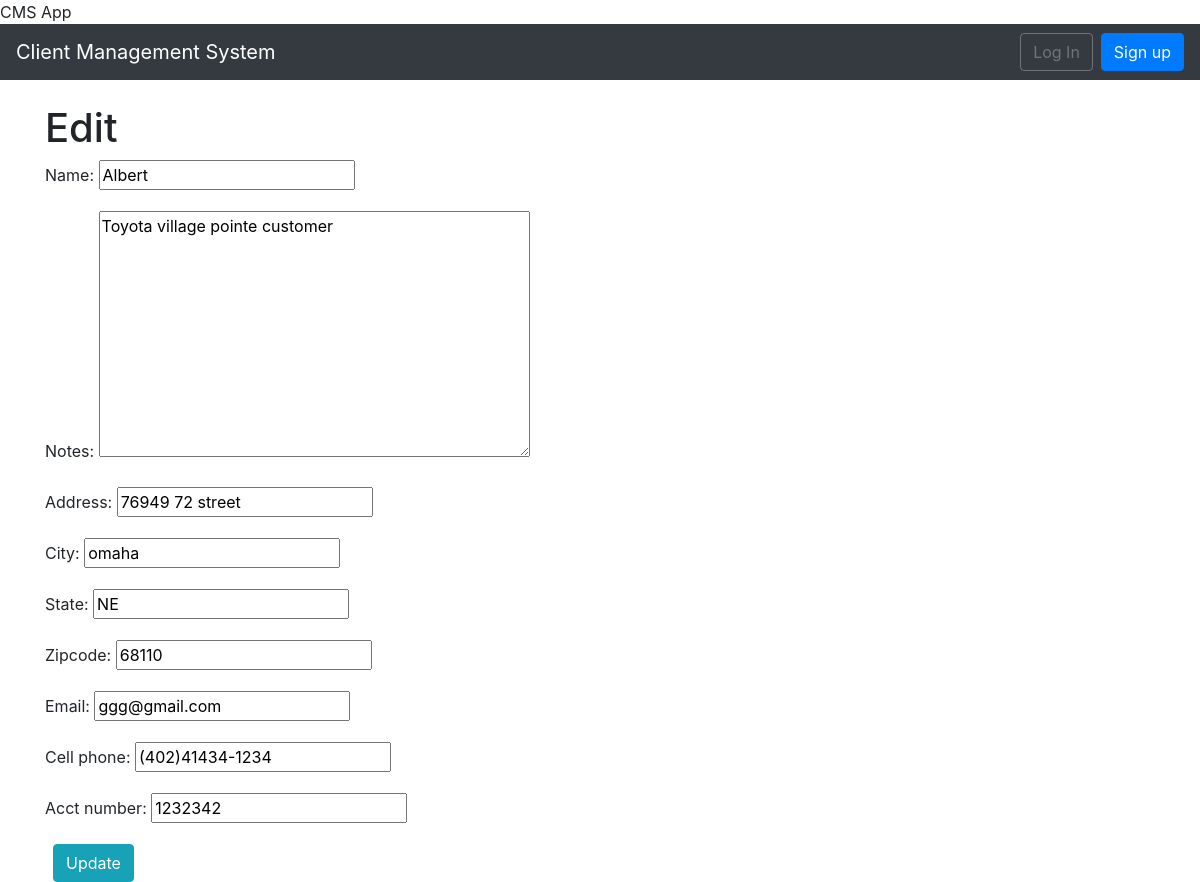
The page /clients/2/edit/ on the database its author committed.
### clients/models.py (models this page shows, shortened)
class Client(models.Model):
    name = models.CharField(max_length=50,blank=False, null=False, default=' ')
    address = models.CharField(max_length=50, blank=True, null=True,default=' ')
    city = models.CharField(max_length=50, default=' ')
    state = models.CharField(max_length=50, default='NE')
    zipcode = models.CharField(max_length=10, default='00000')
    email = models.EmailField(max_length=100, default=' ')
    cell_phone = models.CharField(max_length=50,default='(402)000-0000')
    acct_number = models.CharField(max_length=50,blank=True, null=True, default='00000')
    notes = models.TextField()
    date = models.DateTimeField(auto_now_add=True)
    author = models.ForeignKey(
        get_user_model(),
        on_delete=models.CASCADE,
    )

### clients/views.py (the view)
# urls.py: path('<int:pk>/edit/',ClientUpdateView.as_view(), name='client_edit'),
class ClientUpdateView(UpdateView):
    model = Client
    fields = ('name', 'notes', 'address', 'city', 'state', 'zipcode', 'email', 'cell_phone', 'acct_number')
    template_name = 'client_edit.html'

### clients/templates/client_edit.html
{% extends 'base.html' %}
{% block content %}
    <h1>Edit</h1>
    <form action="" method="post">{% csrf_token %}
      {{ form.as_p }}
    <button class="btn btn-info ml-2" type="submit">Update</button>
</form>
{% endblock content %}

### rows shown on the page
Client: name "Albert", notes "Toyota village pointe customer", address "76949 72 street", city "omaha", state "NE", zipcode "68110", email "ggg@gmail.com", cell_phone "(402)41434-1234", acct_number "1232342"
